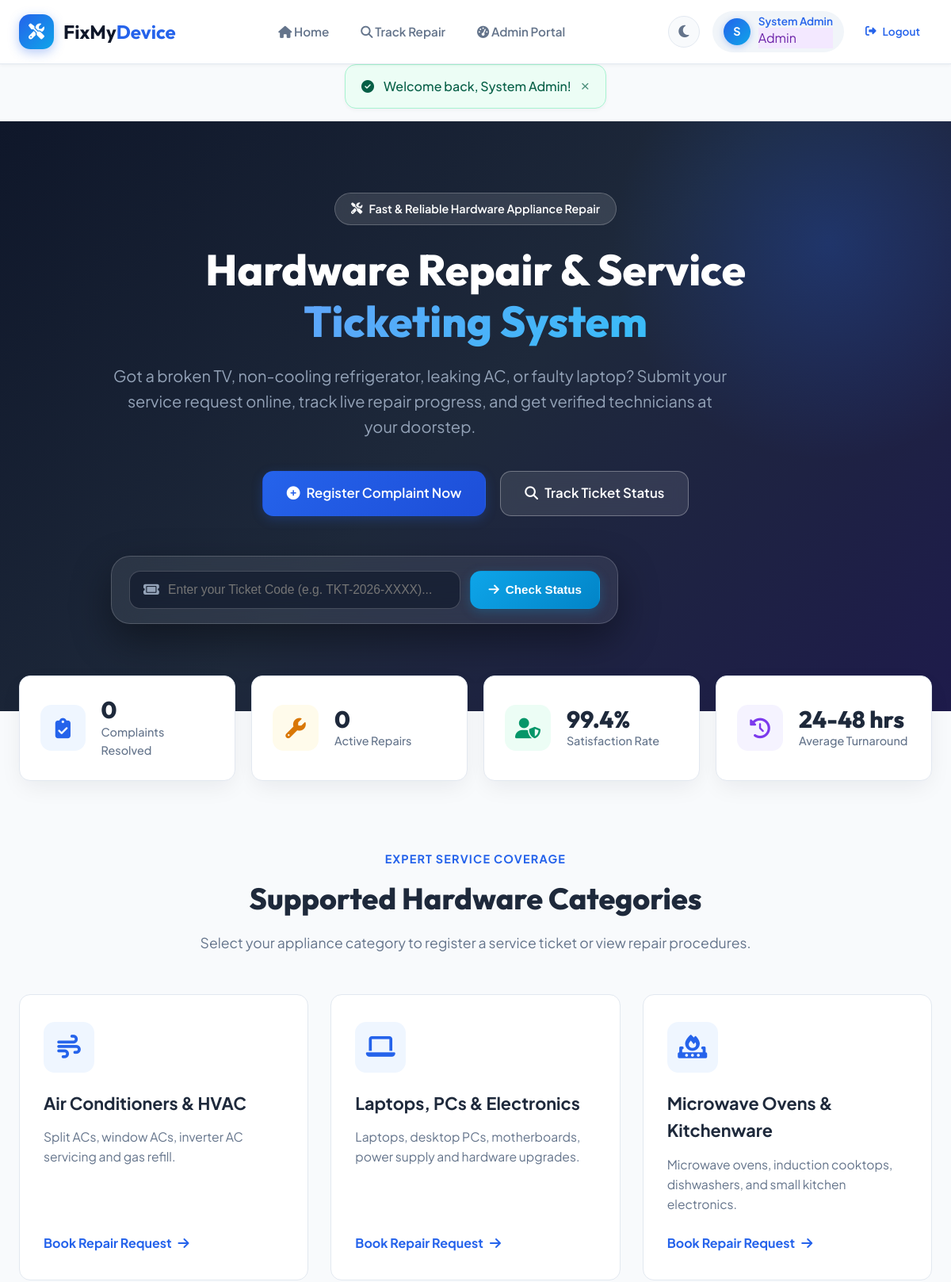
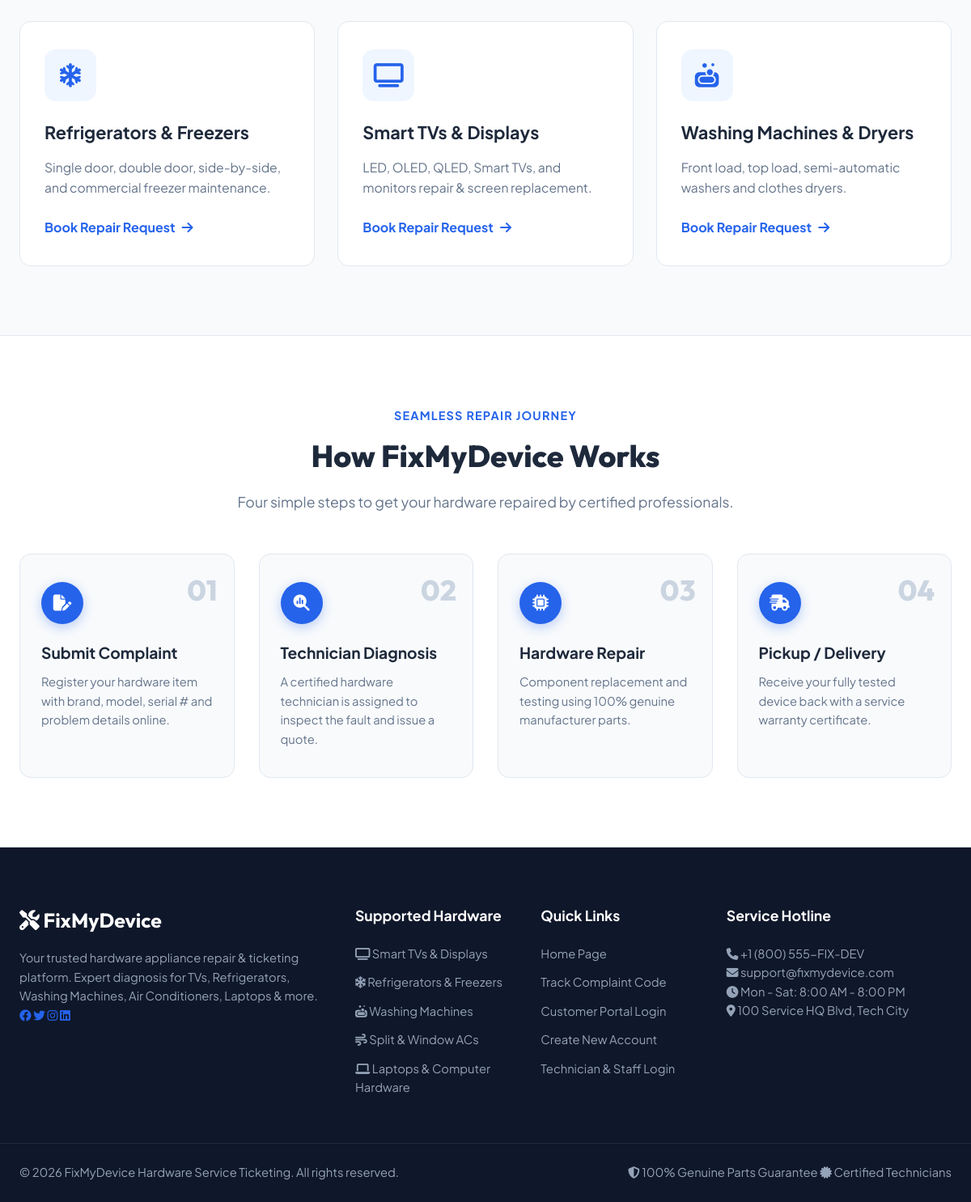
The page / (signed in) on the database its author committed (2 pictures, top to bottom).
### tables this page shows
CREATE TABLE IF NOT EXISTS categories (
    id INT AUTO_INCREMENT PRIMARY KEY,
    name VARCHAR(100) NOT NULL,
    slug VARCHAR(100) NOT NULL UNIQUE,
    icon VARCHAR(50) DEFAULT 'tv',
    description TEXT,
    created_at TIMESTAMP DEFAULT CURRENT_TIMESTAMP
);

### app/controllers/HomeController.php (called while the page is built, shortened)
<?php
require_once __DIR__ . '/../models/Category.php';
require_once __DIR__ . '/../models/Ticket.php';
class HomeController extends Controller
{
    public function index()
    {
        $categoryModel = new Category();
        $ticketModel = new Ticket();
        $reviewModel = new Review();
        $categories = $categoryModel->getAll();
        $stats = $ticketModel->getStats();
        $recentReviews = $reviewModel->getRecentReviews(4);
        $this->render('home/index', [
            'pageTitle' => 'FixMyDevice - Hardware Repair & Service Ticket System',
            'categories' => $categories,
            'stats' => $stats,
            'reviews' => $recentReviews
        ]);
    }
}

### app/core/Router.php (called while the page is built, shortened)
<?php
class Router
{
    protected $method = 'index';
    public function dispatch()
    {
        $url = $this->parseUrl();
        $controllerInstance = new $this->controller;
        $this->params = $url ? array_values($url) : [];
        call_user_func_array([$controllerInstance, $this->method], $this->params);
    }
    private function parseUrl()
    {
        return [];
    }
}

### public/index.php (called while the page is built, shortened)
<?php
require_once __DIR__ . '/../config/database.php';
require_once __DIR__ . '/../app/core/Router.php';
$router = new Router();
$router->dispatch();

### index.php (called while the page is built)
<?php
require_once __DIR__ . '/public/index.php';

### config/database.php (called while the page is built, shortened)
<?php
class Database
{
    private static $instance = null;
    private $pdo = null;
    private static function loadEnv()
    {
        $envFile = __DIR__ . '/../.env';
    }
    private static function getEnvVar($key, $default = '')
    {
        $val = getenv($key);
        if ($val !== false && $val !== '') {
            return $val;
        }
        return $default;
    }
    public function __construct()
    {
        $this->host = self::getEnvVar('DB_HOST', self::getEnvVar('TIDB_HOST', self::getEnvVar('MYSQLHOST', 'localhost')));
        $this->port = self::getEnvVar('DB_PORT', self::getEnvVar('TIDB_PORT', self::getEnvVar('MYSQLPORT', '3306')));
        $this->dbname = self::getEnvVar('DB_NAME', self::getEnvVar('TIDB_DATABASE', self::getEnvVar('MYSQLDATABASE', 'fixmydevice')));
        $this->username = self::getEnvVar('DB_USER', self::getEnvVar('TIDB_USER', self::getEnvVar('MYSQLUSER', 'root')));
        $this->password = self::getEnvVar('DB_PASSWORD', self::getEnvVar('TIDB_PASSWORD', self::getEnvVar('MYSQLPASSWORD', '')));
        try {
            $dsn = "mysql:host={$this->host};port={$this->port};dbname={$this->dbname};charset=utf8mb4";
            $options = [
                PDO::ATTR_ERRMODE => PDO::ERRMODE_EXCEPTION,
                PDO::ATTR_DEFAULT_FETCH_MODE => PDO::FETCH_ASSOC,
                PDO::ATTR_EMULATE_PREPARES => false,
            ];
            $isTiDB = (strpos($this->host, 'tidbcloud.com') !== false) || ($this->port == '4000') || (self::getEnvVar('DB_SSL') === 'true');
            $this->pdo = new PDO($dsn, $this->username, $this->password, $options);
        } catch (PDOException $e) {
            error_log("FixMyDevice Database Connection Error: " . $e->getMessage());
            if (!headers_sent()) {
                http_response_code(500);
            }
            die("<div style='font-family:sans-serif;max-width:520px;margin:60px auto;padding:28px;border:1px solid #e2e8f0;border-radius:12px;text-align:center;box-shadow:0 4px 6px -1px rgba(0,0,0,0.1);'>
                <h3 style='color:#e11d48;margin-bottom:12px;'>Database Connection Error</h3>
                <p style='color:#64748b;line-height:1.6;'>Could not connect to the database service. Please verify your database server is running and configuration environment variables are set.</p>
            </div>");
        }
    }
    public static function getInstance()
    {
        if (self::$instance === null) {
            self::$instance = new Database();
        }
        return self::$instance;
    }
    public function connect()
    {
        return $this->pdo;
    }
}

### app/core/Model.php (called while the page is built, shortened)
<?php
require_once __DIR__ . '/../../config/database.php';
abstract class Model
{
    protected $db;
    public function __construct()
    {
        $this->db = Database::getInstance()->connect();
    }
    protected function query($sql, $params = [])
    {
        $stmt = $this->db->prepare($sql);
        $stmt->execute($params);
        return $stmt;
    }
    protected function fetchAll($sql, $params = [])
    {
        return $this->query($sql, $params)->fetchAll(PDO::FETCH_ASSOC);
    }
    protected function fetch($sql, $params = [])
    {
        return $this->query($sql, $params)->fetch(PDO::FETCH_ASSOC);
    }
}

### app/models/Ticket.php (called while the page is built, shortened)
<?php
require_once __DIR__ . '/../core/Model.php';
class Ticket extends Model
{
    public function getStats()
    {
        $total = $this->fetch("SELECT COUNT(*) as cnt FROM tickets")['cnt'];
        $pending = $this->fetch("SELECT COUNT(*) as cnt FROM tickets WHERE status = 'pending'")['cnt'];
        $inProgress = $this->fetch("SELECT COUNT(*) as cnt FROM tickets WHERE status IN ('assigned', 'in_diagnosis', 'awaiting_parts', 'repair_in_progress')")['cnt'];
        $ready = $this->fetch("SELECT COUNT(*) as cnt FROM tickets WHERE status = 'ready'")['cnt'];
        $resolved = $this->fetch("SELECT COUNT(*) as cnt FROM tickets WHERE status = 'resolved'")['cnt'];
        return [
            'total' => $total,
            'pending' => $pending,
            'in_progress' => $inProgress,
            'ready' => $ready,
            'resolved' => $resolved
        ];
    }
}

### app/models/Category.php (called while the page is built, shortened)
<?php
require_once __DIR__ . '/../core/Model.php';
class Category extends Model
{
    public function getAll()
    {
        return $this->fetchAll("SELECT * FROM categories ORDER BY name ASC");
    }
}

### app/views/home/index.php (the view, shortened to what this page needs)
<section class="hero-section">
    <div class="hero-container">
        <div class="hero-content">
            <div class="hero-badge">
                <i class="fa-solid fa-screwdriver-wrench"></i> Fast & Reliable Hardware Appliance Repair
            </div>
            <h1 class="hero-title">
                Hardware Repair & Service <span>Ticketing System</span>
            </h1>
            <p class="hero-subtitle">
                Got a broken TV, non-cooling refrigerator, leaking AC, or faulty laptop? Submit your service request online, track live repair progress, and get verified technicians at your doorstep.
            </p>
            <div class="hero-cta-buttons">
                <a href="index.php?url=ticket/create" class="btn btn-primary btn-lg">
                    <i class="fa-solid fa-plus-circle"></i> Register Complaint Now
                </a>
                <a href="index.php?url=track" class="btn btn-outline-light btn-lg">
                    <i class="fa-solid fa-magnifying-glass"></i> Track Ticket Status
                </a>
            </div>
            <div class="quick-track-box">
                <form action="index.php" method="GET" class="quick-track-form">
                    <div class="input-with-icon">
                        <i class="fa-solid fa-ticket"></i>
                        <input type="text" name="code" placeholder="Enter your Ticket Code (e.g. TKT-2026-XXXX)..." required>
                    </div>
                    <button type="submit" class="btn btn-accent">
                        <i class="fa-solid fa-arrow-right"></i> Check Status
                    </button>
                </form>
            </div>
        </div>
    </div>
</section>
<section class="stats-section">
    <div class="stats-container">
        <div class="stat-card">
            <div class="stat-icon icon-blue"><i class="fa-solid fa-clipboard-check"></i></div>
            <div class="stat-info">
                <h3><?= number_format($stats['resolved'] ?? ($stats['total'] ?? 0)) ?></h3>
                <p>Complaints Resolved</p>
            </div>
        </div>
        <div class="stat-card">
            <div class="stat-icon icon-amber"><i class="fa-solid fa-wrench"></i></div>
            <div class="stat-info">
                <h3><?= number_format($stats['in_progress'] ?? 0) ?></h3>
                <p>Active Repairs</p>
            </div>
        </div>
        <div class="stat-card">
            <div class="stat-icon icon-green"><i class="fa-solid fa-user-shield"></i></div>
            <div class="stat-info">
                <h3>99.4%</h3>
                <p>Satisfaction Rate</p>
            </div>
        </div>
        <div class="stat-card">
            <div class="stat-icon icon-purple"><i class="fa-solid fa-clock-rotate-left"></i></div>
            <div class="stat-info">
                <h3>24-48 hrs</h3>
                <p>Average Turnaround</p>
            </div>
        </div>
    </div>
</section>
<section class="categories-section" id="categories">
    <div class="section-container">
        <div class="section-header">
            <span class="sub-title">Expert Service Coverage</span>
            <h2>Supported Hardware Categories</h2>
            <p>Select your appliance category to register a service ticket or view repair procedures.</p>
        </div>
        <div class="categories-grid">
            <?php
            $iconMap = [
                'smart-tvs' => 'fa-tv',
                'refrigerators' => 'fa-snowflake',
                'washing-machines' => 'fa-soap',
                'air-conditioners' => 'fa-wind',
                'laptops-pcs' => 'fa-laptop',
                'microwaves' => 'fa-fire-burner'
            ];
            foreach ($categories as $cat):
                $iconClass = $iconMap[$cat['slug']] ?? 'fa-screwdriver-wrench';
            ?>
                <div class="category-card">
                    <div class="category-icon">
                        <i class="fa-solid <?= $iconClass ?>"></i>
                    </div>
                    <h3><?= htmlspecialchars($cat['name']) ?></h3>
                    <p><?= htmlspecialchars($cat['description']) ?></p>
                    <a href="index.php?url=ticket/create&category=<?= $cat['id'] ?>" class="category-link">
                        Book Repair Request <i class="fa-solid fa-arrow-right"></i>
                    </a>
                </div>
            <?php endforeach; ?>
        </div>
    </div>
</section>
<section class="workflow-section">
    <div class="section-container">
        <div class="section-header">
            <span class="sub-title">Seamless Repair Journey</span>
            <h2>How FixMyDevice Works</h2>
            <p>Four simple steps to get your hardware repaired by certified professionals.</p>
        </div>
        <div class="steps-grid">
            <div class="step-card">
                <div class="step-number">01</div>
                <div class="step-icon"><i class="fa-solid fa-file-pen"></i></div>
                <h3>Submit Complaint</h3>
                <p>Register your hardware item with brand, model, serial # and problem details online.</p>
            </div>
            <div class="step-card">
                <div class="step-number">02</div>
                <div class="step-icon"><i class="fa-solid fa-magnifying-glass-chart"></i></div>
                <h3>Technician Diagnosis</h3>
                <p>A certified hardware technician is assigned to inspect the fault and issue a quote.</p>
            </div>
            <div class="step-card">
                <div class="step-number">03</div>
                <div class="step-icon"><i class="fa-solid fa-microchip"></i></div>
                <h3>Hardware Repair</h3>
                <p>Component replacement and testing using 100% genuine manufacturer parts.</p>
            </div>
            <div class="step-card">
                <div class="step-number">04</div>
                <div class="step-icon"><i class="fa-solid fa-truck-fast"></i></div>
                <h3>Pickup / Delivery</h3>
                <p>Receive your fully tested device back with a service warranty certificate.</p>
            </div>
        </div>
    </div>
</section>

### rows shown on the page
categories: name "Air Conditioners & HVAC", description "Split ACs, window ACs, inverter AC servicing and gas refill."
categories: name "Laptops, PCs & Electronics", description "Laptops, desktop PCs, motherboards, power supply and hardware upgrades."
categories: name "Microwave Ovens & Kitchenware", description "Microwave ovens, induction cooktops, dishwashers, and small kitchen electronics."
categories: name "Refrigerators & Freezers", description "Single door, double door, side-by-side, and commercial freezer maintenance."
categories: name "Smart TVs & Displays", description "LED, OLED, QLED, Smart TVs, and monitors repair & screen replacement."
categories: name "Washing Machines & Dryers", description "Front load, top load, semi-automatic washers and clothes dryers."

### other values the page prints
substr($user['name'], 0, 1) "S"
$user['name'] "System Admin"
$role "Admin"
$flashSuccess "Welcome back, System Admin!"
$stats['resolved'] "0"
$stats['in_progress'] "0"
